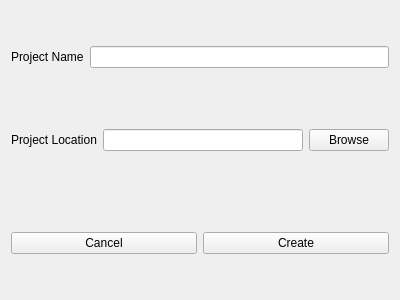
<?xml version="1.0" encoding="UTF-8"?>
<ui version="4.0">
 <class>ProjectCreationDialog</class>
 <widget class="QWidget" name="ProjectCreationDialog">
  <property name="geometry">
   <rect>
    <x>0</x>
    <y>0</y>
    <width>400</width>
    <height>300</height>
   </rect>
  </property>
  <property name="windowTitle">
   <string>Form</string>
  </property>
  <layout class="QVBoxLayout" name="verticalLayout_2">
   <item>
    <layout class="QVBoxLayout" name="verticalLayout">
     <item>
      <layout class="QHBoxLayout" name="horizontalLayout_3">
       <item>
        <widget class="QLabel" name="label">
         <property name="text">
          <string>Project Name</string>
         </property>
        </widget>
       </item>
       <item>
        <widget class="QLineEdit" name="ProjectNameLine"/>
       </item>
      </layout>
     </item>
     <item>
      <spacer name="verticalSpacer">
       <property name="orientation">
        <enum>Qt::Orientation::Vertical</enum>
       </property>
       <property name="sizeType">
        <enum>QSizePolicy::Policy::Maximum</enum>
       </property>
       <property name="sizeHint" stdset="0">
        <size>
         <width>10</width>
         <height>20</height>
        </size>
       </property>
      </spacer>
     </item>
     <item>
      <layout class="QHBoxLayout" name="horizontalLayout">
       <item>
        <widget class="QLabel" name="label_2">
         <property name="text">
          <string>Project Location</string>
         </property>
        </widget>
       </item>
       <item>
        <widget class="QLineEdit" name="ProjectLocationLine"/>
       </item>
       <item>
        <widget class="QPushButton" name="BrowseLocationButton">
         <property name="text">
          <string>Browse</string>
         </property>
        </widget>
       </item>
      </layout>
     </item>
     <item>
      <spacer name="verticalSpacer_2">
       <property name="orientation">
        <enum>Qt::Orientation::Vertical</enum>
       </property>
       <property name="sizeType">
        <enum>QSizePolicy::Policy::Preferred</enum>
       </property>
       <property name="sizeHint" stdset="0">
        <size>
         <width>20</width>
         <height>40</height>
        </size>
       </property>
      </spacer>
     </item>
     <item>
      <layout class="QHBoxLayout" name="horizontalLayout_2">
       <item>
        <widget class="QPushButton" name="CancelButton">
         <property name="text">
          <string>Cancel</string>
         </property>
        </widget>
       </item>
       <item>
        <widget class="QPushButton" name="CreateButton">
         <property name="text">
          <string>Create</string>
         </property>
        </widget>
       </item>
      </layout>
     </item>
    </layout>
   </item>
  </layout>
 </widget>
 <resources/>
 <connections/>
</ui>
